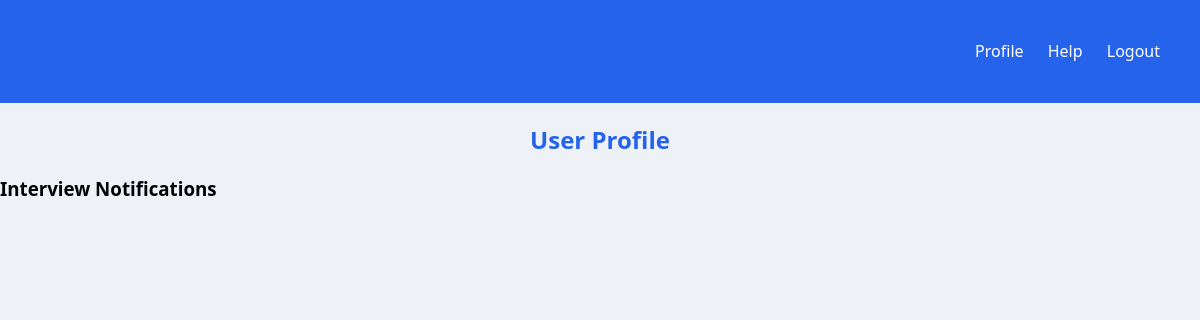
The app's page /profile/ (signed in), older data.
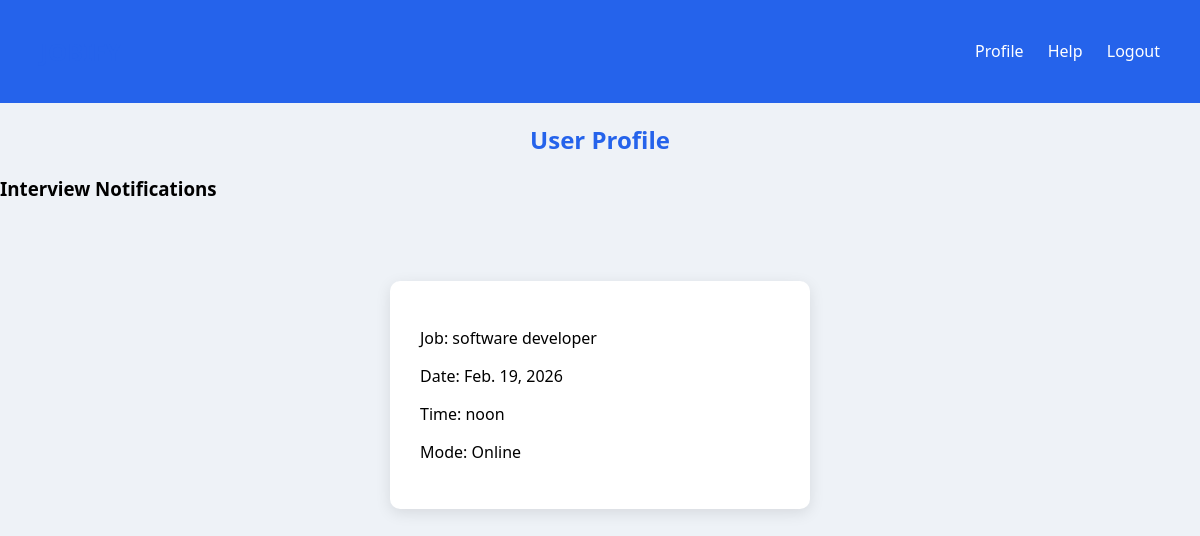
The same page, newer data.
### portal/models.py (models this page shows, shortened)
class Application(models.Model):
    candidate = models.ForeignKey(Candidate, on_delete=models.CASCADE)
    job = models.ForeignKey(Job, on_delete=models.CASCADE)
    resume = models.FileField(upload_to='resumes/', null=True, blank=True)
    experience = models.IntegerField(null=True, blank=True)
    applied_on = models.DateTimeField(auto_now_add=True)
    status = models.CharField(max_length=20, default="Pending")
    interview_date = models.DateField(null=True, blank=True)
    interview_time = models.TimeField(null=True, blank=True)
    interview_mode = models.CharField(max_length=50, null=True, blank=True)

class Job(models.Model):
    title = models.CharField(max_length=200)
    company = models.ForeignKey(Company, on_delete=models.CASCADE)
    location = models.CharField(max_length=200)
    salary = models.CharField(max_length=100, null=True, blank=True)

### portal/views.py (the view)
# urls.py: path('profile/', views.profile, name='profile'),
def profile(request):
    email = request.session.get('email')
    candidate = Candidate.objects.filter(email=email).first()
    applications = Application.objects.filter(candidate=candidate)
    return render(request, 'portal/Profile.html', {
        'applications': applications
    })

### templates/portal/Profile.html (shortened to what this page needs)
{% load static %}
<!doctype html>
<html>
  <head>
    <link rel="stylesheet" href="{% static 'css/style.css' %}" />
  </head>
  <body>
    <div class="navbar">
      <h2 class="logo">JOBIFY</h2>
      <div class="nav-links">
        <a href="{% url 'profile' %}">Profile</a>
        <a href="{% url 'help' %}">Help</a>
        <a href="{% url 'logout' %}">Logout</a>
      </div>
    </div>
    <div class="container">
      <h2>User Profile</h2>
      <h3>Interview Notifications</h3>
      {% for app in applications %} {% if app.status == "Approved" %}
      <div class="card">
        <p>Job: {{ app.job.title }}</p>
        <p>Date: {{ app.interview_date }}</p>
        <p>Time: {{ app.interview_time }}</p>
        <p>Mode: {{ app.interview_mode }}</p>
      </div>
      {% endif %} {% endfor %}
    </div>
  </body>
</html>

### static/css/style.css (style rules this page uses)
body { margin: 0; font-family: Segoe UI, sans-serif; background: #eef2f7; }
.navbar { background: #2563eb; padding: 15px 40px; display: flex; justify-content: space-between; align-items: center; }
.navbar a { color: white; text-decoration: none; margin-left: 20px; font-weight: 500; }
.card { width: 360px; max-width: 90%; margin: 80px auto; background: white; padding: 30px; border-radius: 10px; box-shadow: 0 4px 15px rgba(0, 0, 0, 0.1); }
h2 { text-align: center; margin-bottom: 20px; color: #2563eb; }
.navbar { background: #2563eb; padding: 15px 40px; display: flex; justify-content: space-between; align-items: center; color: white; }
.nav-links a { color: white; margin-left: 20px; text-decoration: none; font-weight: 500; }

Row changes from the older to the newer data that the page shows:
now on this page (row edited): Application: job "software developer", interview_date "Feb. 19, 2026", interview_time "noon", interview_mode "Online"
